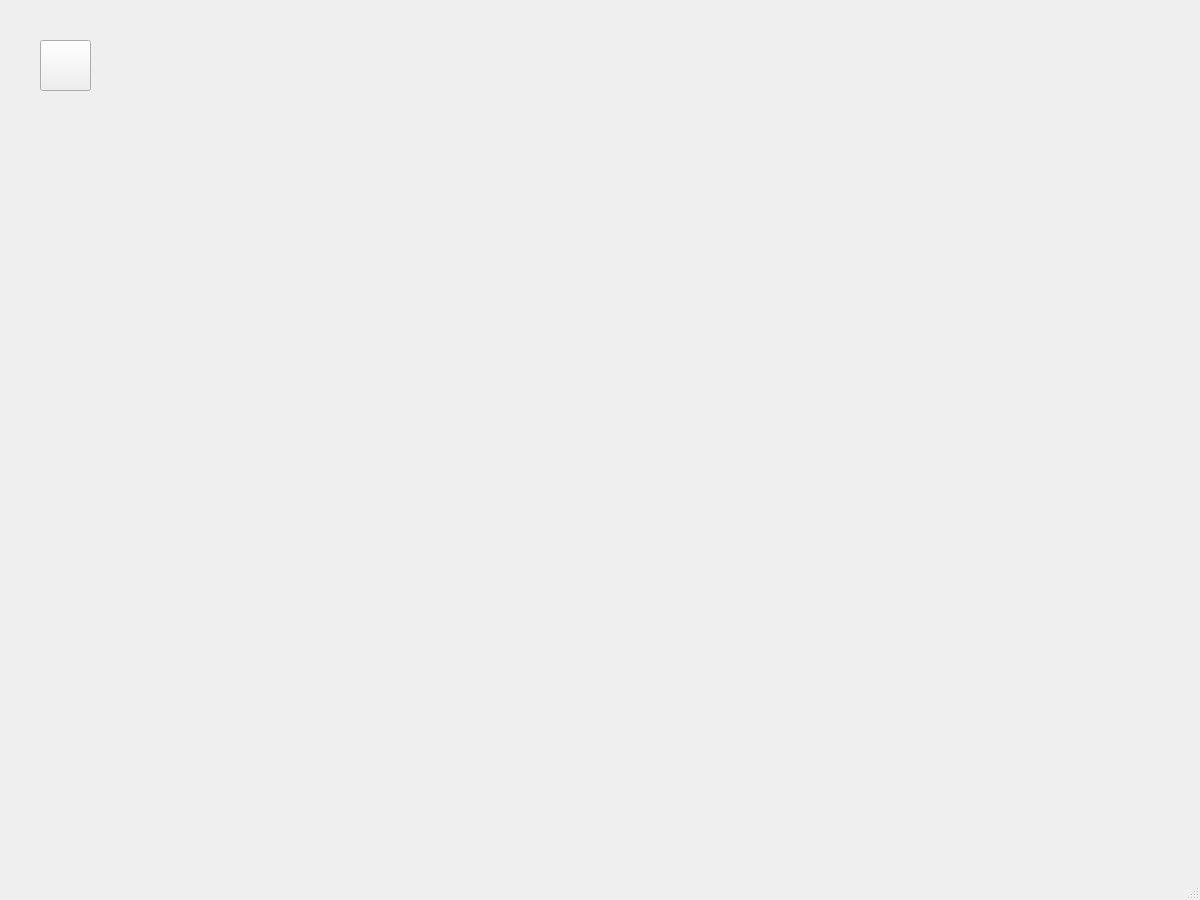
<?xml version="1.0" encoding="UTF-8"?>
<ui version="4.0">
 <class>MainWindow</class>
 <widget class="QMainWindow" name="MainWindow">
  <property name="geometry">
   <rect>
    <x>0</x>
    <y>0</y>
    <width>1200</width>
    <height>900</height>
   </rect>
  </property>
  <property name="windowTitle">
   <string>MainWindow</string>
  </property>
  <widget class="QWidget" name="centralwidget">
   <widget class="QPushButton" name="pushButton">
    <property name="geometry">
     <rect>
      <x>40</x>
      <y>40</y>
      <width>51</width>
      <height>51</height>
     </rect>
    </property>
    <property name="text">
     <string/>
    </property>
    <property name="icon">
     <iconset>
      <normaloff>Plus_symbol.svg.png</normaloff>Plus_symbol.svg.png</iconset>
    </property>
    <property name="iconSize">
     <size>
      <width>64</width>
      <height>64</height>
     </size>
    </property>
   </widget>
   <widget class="QWidget" name="verticalLayoutWidget">
    <property name="geometry">
     <rect>
      <x>40</x>
      <y>110</y>
      <width>1121</width>
      <height>721</height>
     </rect>
    </property>
    <layout class="QVBoxLayout" name="verticalLayout"/>
   </widget>
  </widget>
  <widget class="QStatusBar" name="statusbar"/>
 </widget>
 <resources/>
 <connections/>
</ui>
